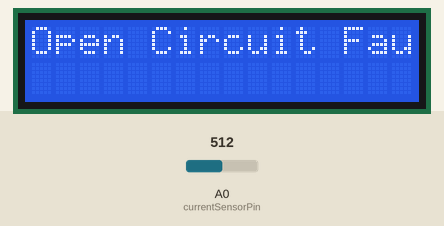
Recording of a sketch running on a simulated ESP8266 (NodeMCU). On the bench: 16×2 character LCD. The inputs (shaded band) are chosen by the test bench; at power-on: A0 (currentSensorPin) = 512. WiFi joins after 1.5 s; servers stay silent unless stated; no MQTT or app messages arrive unless stated; what the sketch prints to the serial monitor is not drawn.

Above: at 3.3 s.
3.4 s: A0 (currentSensorPin) set to 537
At 4.4 s:
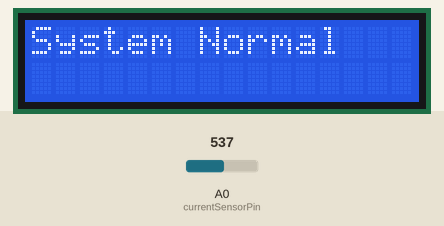
6.1 s: A0 (currentSensorPin) set to 511
At 7.2 s:
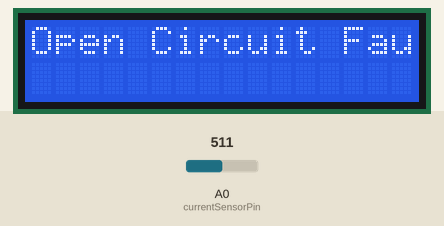
8.8 s: A0 (currentSensorPin) set to 716
At 10.5 s:
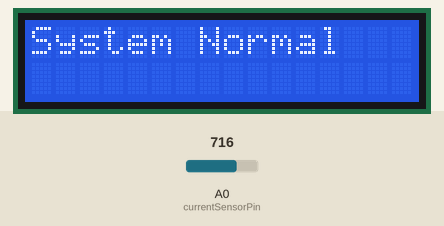
Timing chart, 0 to 12.0 s (numbered marks = the images above; inputs shaded):
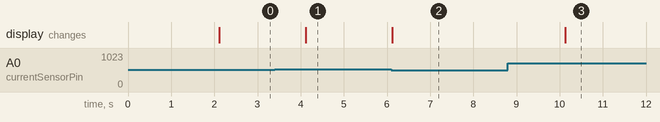

Measured:
- the behaviour switches between 530 and 531 on A0 (currentSensorPin) (found by bisection; images 0 and 1)
- after the input at 3.4 s, the display: changes after 0.72 s (image 1)
- after the input at 6.1 s, the display: changes at once (image 2)
- after the input at 8.8 s, the display: changes after 1.3 s (image 3)

The sketch:

MQTT_Server.ino
```cpp
#include <LiquidCrystal.h>
#include <ESP8266WiFi.h>
#include <PubSubClient.h>

// WiFi and MQTT Setup
const char* ssid = "NSTL";
const char* password = "18931618";
const char* mqttServer = "your.mqtt.broker";
const int mqttPort = 1883;
const char* mqttTopic = "openCircuitStatus";

// Current Sensor Pin
const int currentSensorPin = A0;
const float sensitivity = 0.185;
const float voltageSupply = 5.0;

// LCD Pins
LiquidCrystal lcd(12, 11, 5, 4, 3, 2);

// Threshold for fault detection
const float currentThreshold = 0.5;

// MQTT Client
WiFiClient espClient;
PubSubClient client(espClient);

void setup() {
    // Initialize Serial, WiFi, LCD and MQTT
    Serial.begin(115200);
    lcd.begin(16, 2); // Set up the LCD size

    // Connect to WiFi
    WiFi.begin(ssid, password);
    while (WiFi.status() != WL_CONNECTED) {
        delay(1000);
        Serial.println("Connecting to WiFi...");
    }
    Serial.println("Connected to WiFi");

    // Connect to MQTT
    client.setServer(mqttServer, mqttPort);
    client.connect("OpenCircuitDetector");
}

void loop() {
    if (!client.connected()) {
        client.connect("OpenCircuitDetector");
    }
    client.loop();

    float currentReading = readCurrent();
    Serial.print("Current: ");
    Serial.println(currentReading);

    // Check for open circuit fault
    if (currentReading < currentThreshold) {
        lcd.setCursor(0, 0);
        lcd.print("Open Circuit Fault");
        client.publish(mqttTopic, "Fault Detected");
    } else {
        lcd.setCursor(0, 0);
        lcd.print("System Normal     ");
        client.publish(mqttTopic, "System Normal");
    }

    delay(2000);
}

// Function to read current from ACS712 sensor
float readCurrent() {
    int sensorValue = analogRead(currentSensorPin);
    float voltage = (sensorValue / 1023.0) * voltageSupply;
    float current = (voltage - (voltageSupply / 2)) / sensitivity;
    return current;
}
```
